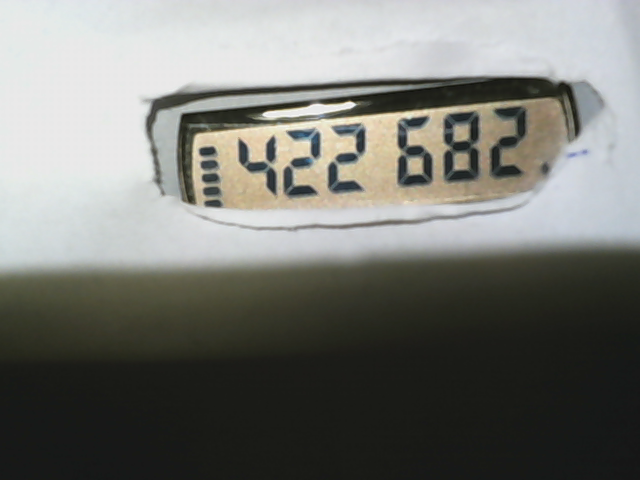
//> input picture edges/images/20160209-114726.png, 640 x 480 px
$ ./main ../edges/images/20160209-114726.png   (built with g++ and OpenCV 4)
//> lines starting //> are read from the running program, lines starting //| are printed output that depends on the picture; after the words box and inside, x2 and y2 are one past the last pixel; in counts of white or black regions, pixels touching at a corner belong together
/**
 * @function findContours_Demo.cpp
 * @brief Demo code to find contours in an image
 * @author OpenCV team
 */

#include "opencv2/imgcodecs.hpp"
#include "opencv2/highgui/highgui.hpp"
#include "opencv2/imgproc/imgproc.hpp"
#include <iostream>
#include <stdio.h>
#include <stdlib.h>

using namespace cv;
using namespace std;

Mat src; Mat src_gray;
int thresh = 100;
int max_thresh = 255;
RNG rng(12345);

/// Function header
void thresh_callback(int, void* );

/**
 * @function main
 */
int main( int, char** argv )
{
  /// Load source image
  src = imread(argv[1]);
//> src is the input picture: 480 rows x 640 cols, CV_8UC3; mean B, G, R 115.6, 120.6, 119.7
  if (src.empty())
  {
    cerr << "No image supplied ..." << endl;
    return -1;
  }

  /// Convert image to gray and blur it
  cvtColor( src, src_gray, COLOR_BGR2GRAY );
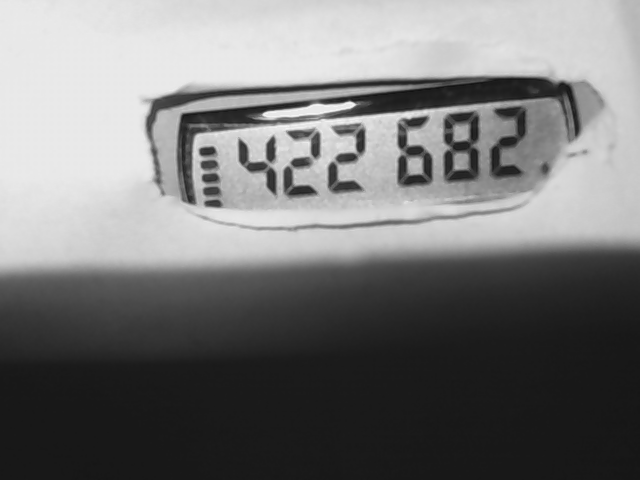
//> src_gray: 480 rows x 640 cols, CV_8UC1; min 17, max 246, mean 119.6
  blur( src_gray, src_gray, Size(3,3) );

  /// Create Window
  const char* source_window = "Source";
  namedWindow( source_window, WINDOW_AUTOSIZE );
  imshow( source_window, src );

  createTrackbar( " Canny thresh:", "Source", &thresh, max_thresh, thresh_callback );
  thresh_callback( 0, 0 );

  waitKey(0);
  return(0);
}

/**
 * @function thresh_callback
 */
void thresh_callback(int, void* )
{
  Mat canny_output;
  vector<vector<Point> > contours;
  vector<Vec4i> hierarchy;

  /// Detect edges using canny
  Canny( src_gray, canny_output, thresh, thresh*2, 3 );
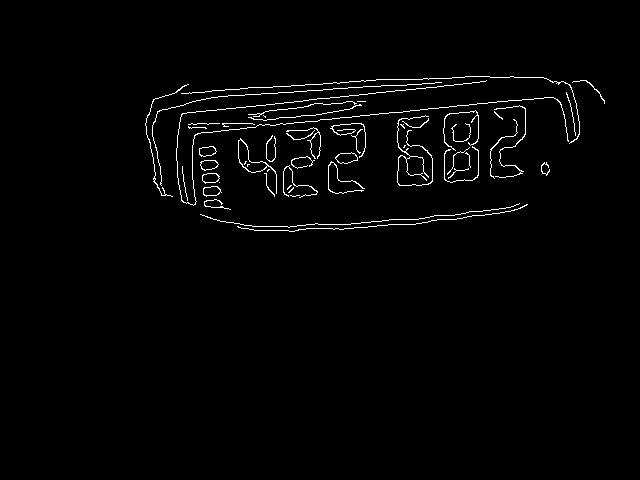
//> canny_output: 480 rows x 640 cols, CV_8UC1; 1.7% white in thin lines or dots, all inside (x1, y1, x2, y2) = (145, 76, 605, 232)
  /// Find contours
  findContours( canny_output, contours, hierarchy, RETR_TREE, CHAIN_APPROX_SIMPLE, Point(0, 0) );
//> contours = 59 contours, 43 with area under 20; largest, box (x1, y1, x2, y2) and area: (238, 138, 277, 194) 410, (238, 139, 268, 173) 382, (335, 152, 358, 164) 173, (335, 152, 358, 164) 166, (200, 160, 219, 171) 136

  /// Draw contours
  Mat drawing = Mat::zeros( canny_output.size(), CV_8UC3 );
  for( size_t i = 0; i< contours.size(); i++ )
     {
       Scalar color = Scalar( rng.uniform(0, 255), rng.uniform(0,255), rng.uniform(0,255) );
       drawContours( drawing, contours, (int)i, color, 2, 8, hierarchy, 0, Point() );
     }
//> this loop made 59 passes
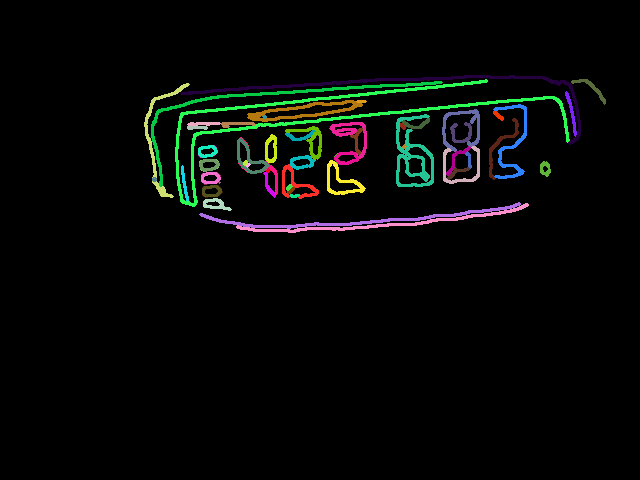
//> drawing: 480 rows x 640 cols, CV_8UC3; mean B, G, R 6.3, 8.1, 6.2

  /// Show in a window
  namedWindow( "Contours", WINDOW_AUTOSIZE );
  imshow( "Contours", drawing );
}
